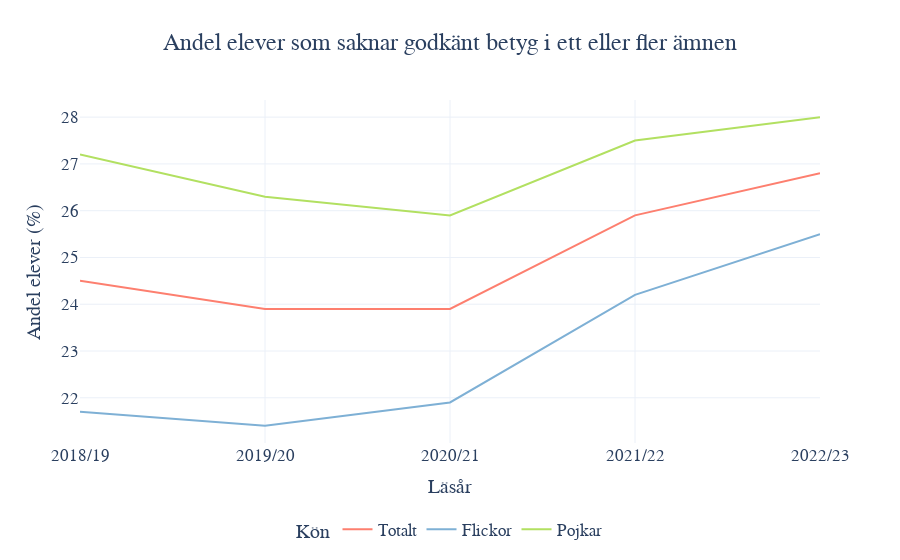

The notebook cell saved with this chart:
### Code cell
fig = px.line(df, x=df.index, y=df.columns, title="Andel elever som saknar godkänt betyg i ett eller fler ämnen", color_discrete_sequence=custom_colors,
              labels={'index': 'Läsår', 'value': 'Andel elever (%)', 'variable': 'Kön'})

fig.update_layout(template='plotly_white', font=dict(family='Arial', size=17),
                  xaxis_title="Läsår", yaxis_title="Andel elever (%)", legend_title="Kön",
                  legend=dict(title='Kön', orientation='h', yanchor='top', y=-0.2, xanchor='center', x=0.5),
                  title=dict(x=0.5),
                  yaxis=dict(range=[0, 100], autorange=True))

fig.show()

### Figure 1 — Plotly figure (JSON) as saved in the notebook; plotly's stock layout.template omitted (floating-point values rounded to 4 significant figures)
{"data": [{"hovertemplate": "Kön=Totalt<br>Unnamed: 0=%{x}<br>Andel elever (%)=%{y}<extra></extra>", "legendgroup": "Totalt", "line": {"color": "#fd7f6f", "dash": "solid"}, "marker": {"symbol": "circle"}, "mode": "lines", "name": "Totalt", "orientation": "v", "showlegend": true, "type": "scatter", "x": ["2018/19", "2019/20", "2020/21", "2021/22", "2022/23"], "xaxis": "x", "y": [24.5, 23.9, 23.9, 25.9, 26.8], "yaxis": "y"}, {"hovertemplate": "Kön=Flickor<br>Unnamed: 0=%{x}<br>Andel elever (%)=%{y}<extra></extra>", "legendgroup": "Flickor", "line": {"color": "#7eb0d5", "dash": "solid"}, "marker": {"symbol": "circle"}, "mode": "lines", "name": "Flickor", "orientation": "v", "showlegend": true, "type": "scatter", "x": ["2018/19", "2019/20", "2020/21", "2021/22", "2022/23"], "xaxis": "x", "y": [21.7, 21.4, 21.9, 24.2, 25.5], "yaxis": "y"}, {"hovertemplate": "Kön=Pojkar<br>Unnamed: 0=%{x}<br>Andel elever (%)=%{y}<extra></extra>", "legendgroup": "Pojkar", "line": {"color": "#b2e061", "dash": "solid"}, "marker": {"symbol": "circle"}, "mode": "lines", "name": "Pojkar", "orientation": "v", "showlegend": true, "type": "scatter", "x": ["2018/19", "2019/20", "2020/21", "2021/22", "2022/23"], "xaxis": "x", "y": [27.2, 26.3, 25.9, 27.5, 28], "yaxis": "y"}], "layout": {"font": {"family": "Arial", "size": 17}, "legend": {"orientation": "h", "title": {"text": "Kön"}, "tracegroupgap": 0, "x": 0.5, "xanchor": "center", "y": -0.2, "yanchor": "top"}, "title": {"text": "Andel elever som saknar godkänt betyg i ett eller fler ämnen", "x": 0.5}, "xaxis": {"anchor": "y", "domain": [0, 1], "title": {"text": "Läsår"}}, "yaxis": {"anchor": "x", "autorange": true, "domain": [0, 1], "range": [0, 100], "title": {"text": "Andel elever (%)"}}}}
